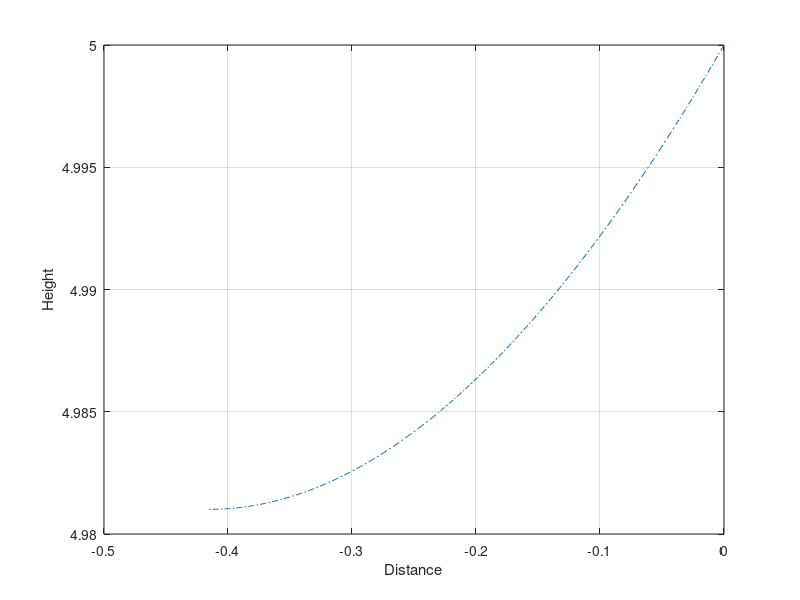

This chart was generated by the following MATLAB code:
yo = input('Initial height (m) of the projectile: ');
vo = input('Magnitude of velocity (m/s): ');
theta = input('Angle (degrees) at which the projectile is fired: ');
ax = input('Acceleration (m/s^2) in the x-component(consider the sign!): ');
ay = input('Acceleration (m/s^2) in the y-component(consider the sign!): ');
if ay == 0
    error('Zero acceleration is impossible for free fall!');
end
t = (vo*sind(theta)+sqrt(((vo*sind(theta))^2)-2*(ay)*yo))/(-ay);    %time
if t <= 0
    t = (vo*sind(theta)-sqrt(((vo*sind(theta))^2)-2*(ay)*yo))/(-ay);
end
x = (vo*cosd(theta)).*(0:t/333:t)+(ax.*(0:t/333:t).*(0:t/333:t))./2;
y = yo+(vo*sind(theta)).*(0:t/333:t)+(ay.*(0:t/333:t).*(0:t/333:t))./2; 
plot(x,y,'-.'), grid on, xlabel('Distance'), ylabel('Height');
